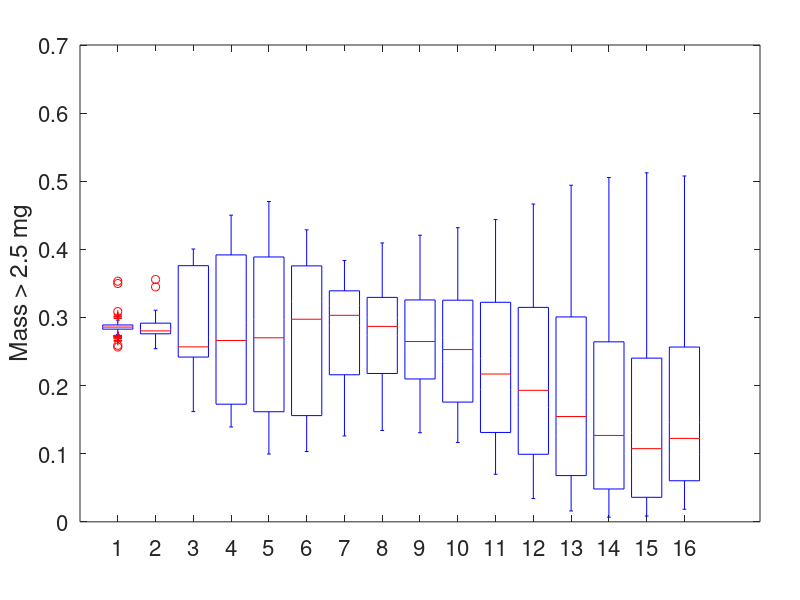
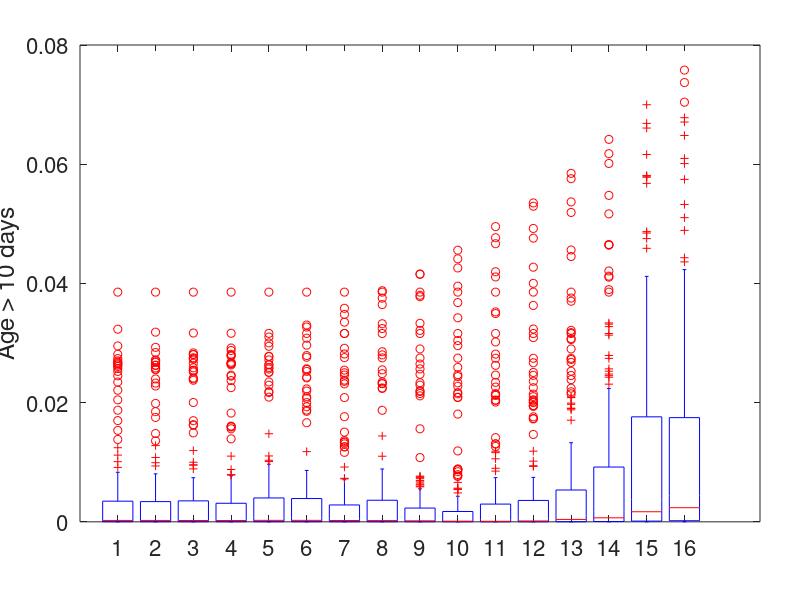
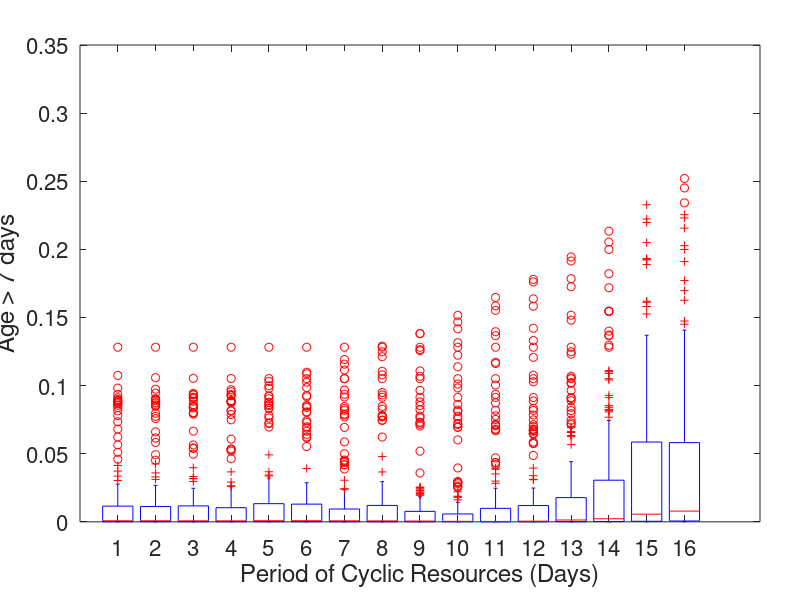

Write the MATLAB code that produced these figures, in order.
load('cyclicgroup.mat')
boxplot(mass25')
set(gca, 'FontSize', 16, 'Position', [0.1000    0.1303    0.8500    0.7947])
set(gcf, 'Position', [ 116   436   884   355])
ylabel('Mass > 2.5 mg')


figure 
boxplot(mass15')
set(gca, 'FontSize', 16, 'Position', [0.1000    0.1303    0.8500    0.7947])
set(gcf,'Position', [ 116   436   884   355])
ylabel('Mass > 1.5 mg')
xlabel('Period of Cyclic Resources (Days)')


%%


boxplot(age10')
set(gca, 'FontSize', 16, 'Position', [0.1000    0.1303    0.8500    0.7947])
set(gcf, 'Position', [ 116   436   884   355])
ylabel('Age > 10 days')


figure 
boxplot(age7')
set(gca, 'FontSize', 16, 'Position', [0.1000    0.1303    0.8500    0.7947])
set(gcf,'Position', [ 116   436   884   355])
ylabel('Age > 7 days')
xlabel('Period of Cyclic Resources (Days)')
